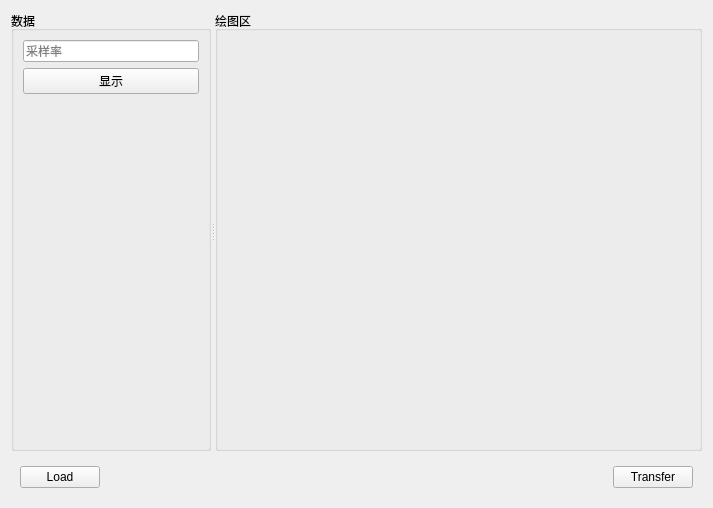
<?xml version="1.0" encoding="UTF-8"?>
<ui version="4.0">
 <class>Frequency</class>
 <widget class="QWidget" name="Frequency">
  <property name="geometry">
   <rect>
    <x>0</x>
    <y>0</y>
    <width>713</width>
    <height>508</height>
   </rect>
  </property>
  <property name="windowTitle">
   <string>Form</string>
  </property>
  <layout class="QVBoxLayout" name="verticalLayout_3">
   <item>
    <widget class="QSplitter" name="splitter">
     <property name="orientation">
      <enum>Qt::Horizontal</enum>
     </property>
     <widget class="QGroupBox" name="groupBox_2">
      <property name="maximumSize">
       <size>
        <width>200</width>
        <height>16777215</height>
       </size>
      </property>
      <property name="title">
       <string>数据</string>
      </property>
      <layout class="QVBoxLayout" name="verticalLayout">
       <item>
        <layout class="QVBoxLayout" name="verticalLayout_para"/>
       </item>
       <item>
        <widget class="QLineEdit" name="lE_Sample">
         <property name="placeholderText">
          <string>采样率</string>
         </property>
        </widget>
       </item>
       <item>
        <widget class="QPushButton" name="btn_Show">
         <property name="text">
          <string>显示</string>
         </property>
        </widget>
       </item>
       <item>
        <spacer name="verticalSpacer">
         <property name="orientation">
          <enum>Qt::Vertical</enum>
         </property>
         <property name="sizeHint" stdset="0">
          <size>
           <width>20</width>
           <height>422</height>
          </size>
         </property>
        </spacer>
       </item>
      </layout>
     </widget>
     <widget class="QGroupBox" name="groupBox">
      <property name="title">
       <string>绘图区</string>
      </property>
      <layout class="QVBoxLayout" name="verticalLayout_2">
       <item>
        <layout class="QVBoxLayout" name="verticalLayout_data"/>
       </item>
      </layout>
     </widget>
    </widget>
   </item>
   <item>
    <widget class="QWidget" name="widget" native="true">
     <property name="maximumSize">
      <size>
       <width>16777215</width>
       <height>40</height>
      </size>
     </property>
     <layout class="QVBoxLayout" name="verticalLayout_4">
      <item>
       <layout class="QHBoxLayout" name="horizontalLayout">
        <item>
         <widget class="QPushButton" name="btn_Load">
          <property name="text">
           <string>Load</string>
          </property>
         </widget>
        </item>
        <item>
         <spacer name="horizontalSpacer">
          <property name="orientation">
           <enum>Qt::Horizontal</enum>
          </property>
          <property name="sizeHint" stdset="0">
           <size>
            <width>40</width>
            <height>20</height>
           </size>
          </property>
         </spacer>
        </item>
        <item>
         <widget class="QPushButton" name="btn_Transfer">
          <property name="text">
           <string>Transfer</string>
          </property>
         </widget>
        </item>
       </layout>
      </item>
     </layout>
    </widget>
   </item>
  </layout>
 </widget>
 <resources/>
 <connections/>
</ui>
